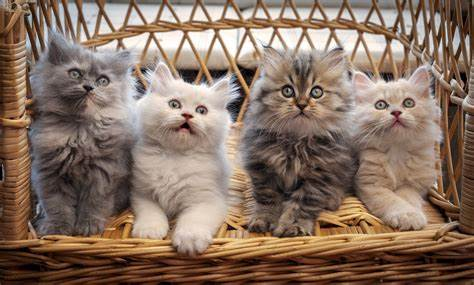
#> input picture Photos/cat.jpg, 474 x 285 px
$ python masking.py
#> lines starting #> are read from the running program, lines starting #| are printed output that depends on the picture; after the words box and inside, x2 and y2 are one past the last pixel; in counts of white or black regions, pixels touching at a corner belong together
"""
masking: use masking to focus on the certain part of an image.
"""

import cv2 as cv
import numpy as np

img = cv.imread('Photos/cat.jpg')
#> img is the input picture: shape (285, 474, 3); mean B, G, R 98.4, 113.5, 136
cv.imshow('imgWindow', img)


#!!!!!!!!!!! Noted: the mask size needs to be same as image size, hence blank used image's height and weight by using
# .shape[:2], and circleMask use the blank canvas. Other wise, it leads to error.
#!!!!!!!!!!!
blank = np.zeros(img.shape[:2], dtype='uint8')  #.shape[:2]--extract height and weight
cv.imshow('blankWin', blank)

circleMask = cv.circle(blank.copy(), (img.shape[1]//2, img.shape[0]//2), 100, 255, -1) #(img.shape[1]//2, img.shape[0]//2)
                                        #position of the image in canvas. This place circle at the center.
cv.imshow('maskWin', circleMask)
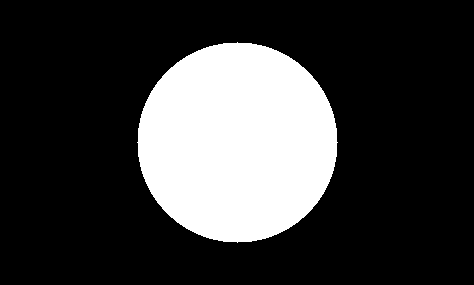
#> window 'maskWin': shape (285, 474); 23.3% white; 1 white region, box (x1, y1, x2, y2) and area: (137, 42, 338, 243) 31417
"""
1) "maskedImg = cv.bitwise_and(img, img, mask=masking)": returns intersection of two images, using the
   "mask" rule we specify from "masking = cv.circle(blank, (img.shape[1]//2, img.shape[0]//2), 100, 255, -1)"

2) Reason to pass in two "img": cv.bitwise_and function requires two images for the bitwise AND op, hence we should
   pass the same image twice if we want to apply a mask.
"""
maskedImg = cv.bitwise_and(img, img, mask=circleMask)
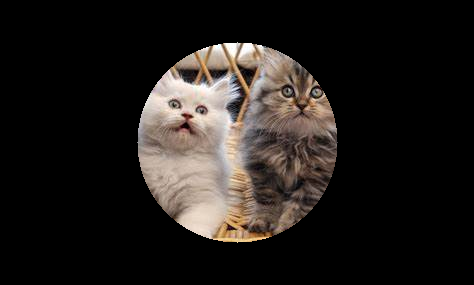
#> maskedImg: shape (285, 474, 3); mean B, G, R 27.2, 30.1, 34.3
cv.imshow('maskImgWin', maskedImg)


#************ create other shapes of the mask *************#
rectangle= cv.rectangle(blank.copy(), (30, 30), (280, 280), 255, -1)
cv.imshow('rectangleWin', rectangle)
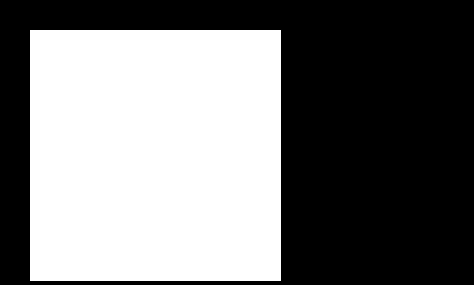
#> window 'rectangleWin': shape (285, 474); 46.6% white; 1 white region, box (x1, y1, x2, y2) and area: (30, 30, 281, 281) 63001

createAshape = cv.bitwise_and(circleMask, rectangle)
cv.imshow('otherShapeWin', createAshape)
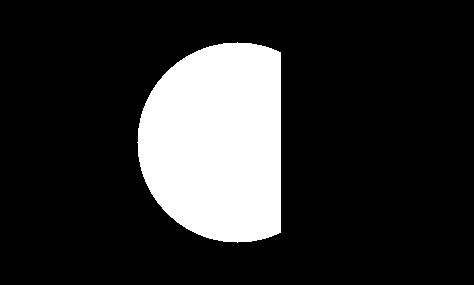
#> window 'otherShapeWin': shape (285, 474); 17.9% white; 1 white region, box (x1, y1, x2, y2) and area: (137, 42, 281, 243) 24124

otherShapeMasked = cv.bitwise_and(img, img, mask=createAshape)
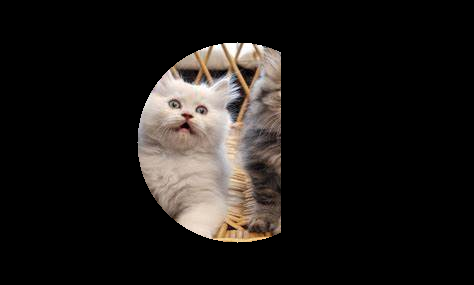
#> otherShapeMasked: shape (285, 474, 3); mean B, G, R 23.3, 25.6, 28.8
cv.imshow('otherShapeMaskedWin', otherShapeMasked)


cv.waitKey(0)

$ run again, with Photos/deer.jpg copied over Photos/cat.jpg
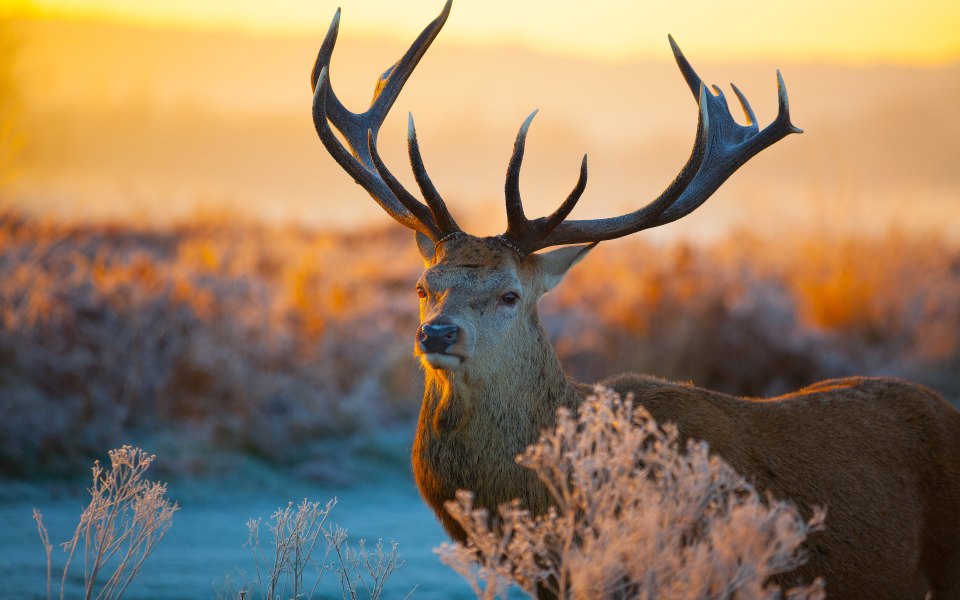
#> input picture Photos/deer.jpg, 2880 x 1800 px (shown at 1/3 size)
#> img is the input picture: shape (1800, 2880, 3); mean B, G, R 98, 125.2, 148.1
#> `cv.imshow('maskWin', circleMask)`:
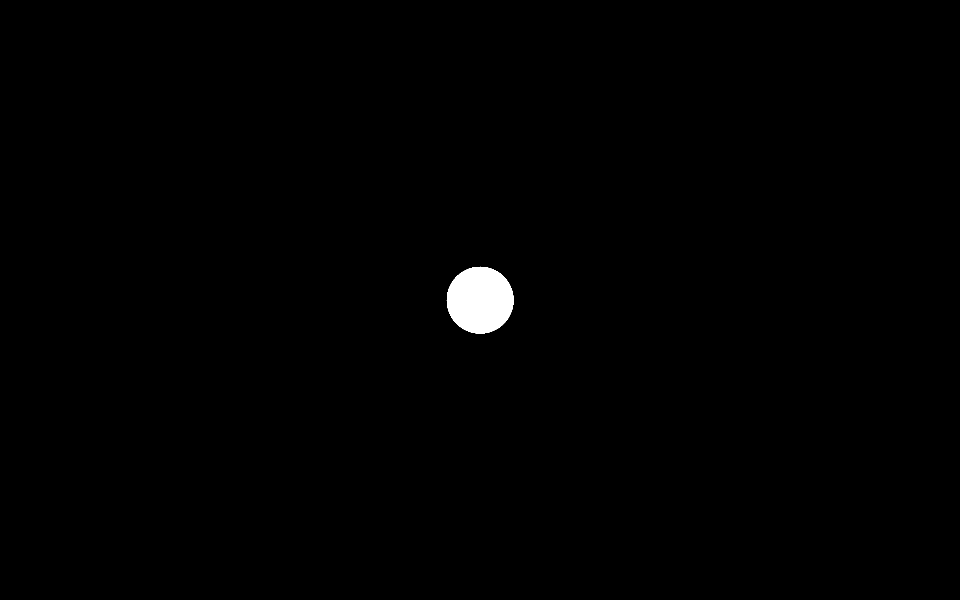
#> window 'maskWin': shape (1800, 2880) (shown at 1/3 size); 0.61% white; 1 white region, box (x1, y1, x2, y2) and area: (1340, 800, 1541, 1001) 31417
#> `cv.imshow('rectangleWin', rectangle)`:
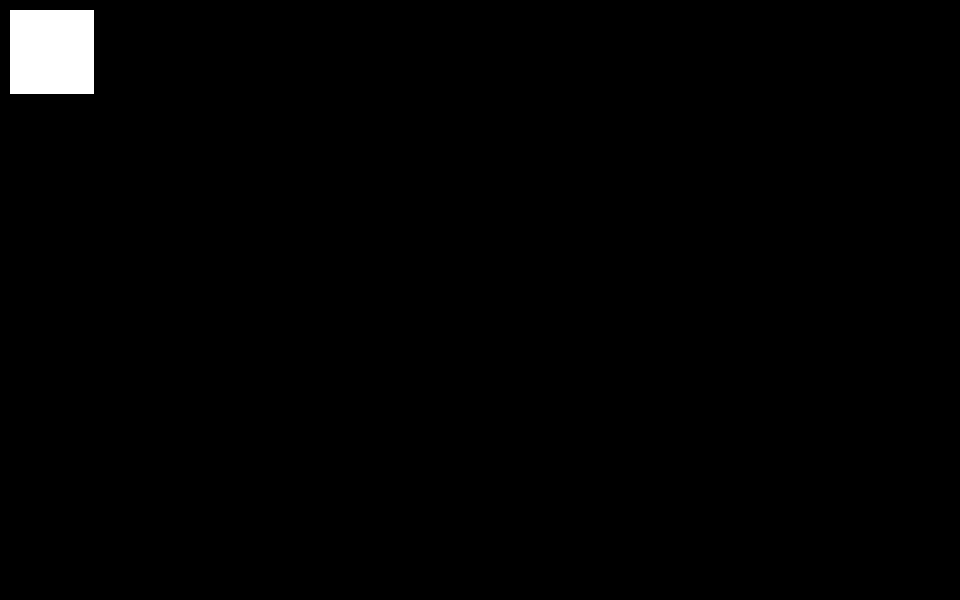
#> window 'rectangleWin': shape (1800, 2880) (shown at 1/3 size); 1.2% white; 1 white region, box (x1, y1, x2, y2) and area: (30, 30, 281, 281) 63001
#> otherShapeMasked: shape (1800, 2880, 3); every value is 0

$ run again, with Photos/fox.jpg copied over Photos/cat.jpg
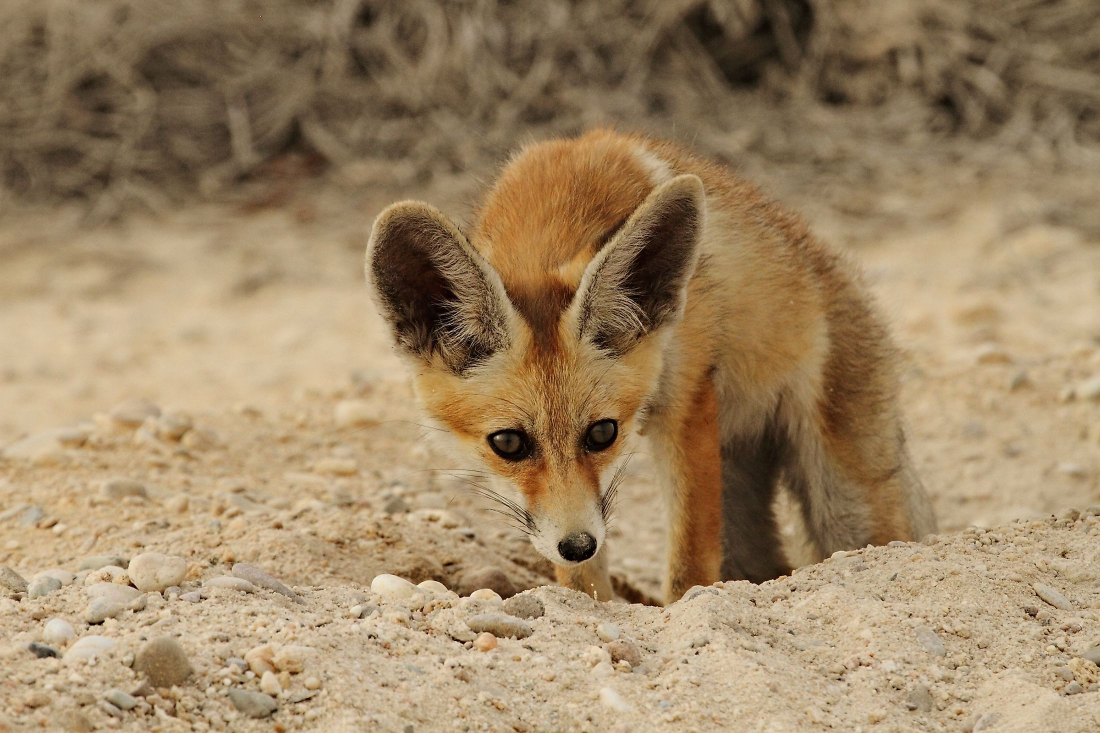
#> input picture Photos/fox.jpg, 2200 x 1466 px (shown at 1/2 size)
#> img is the input picture: shape (1466, 2200, 3); mean B, G, R 101.1, 134, 157.9
#> `cv.imshow('maskWin', circleMask)`:
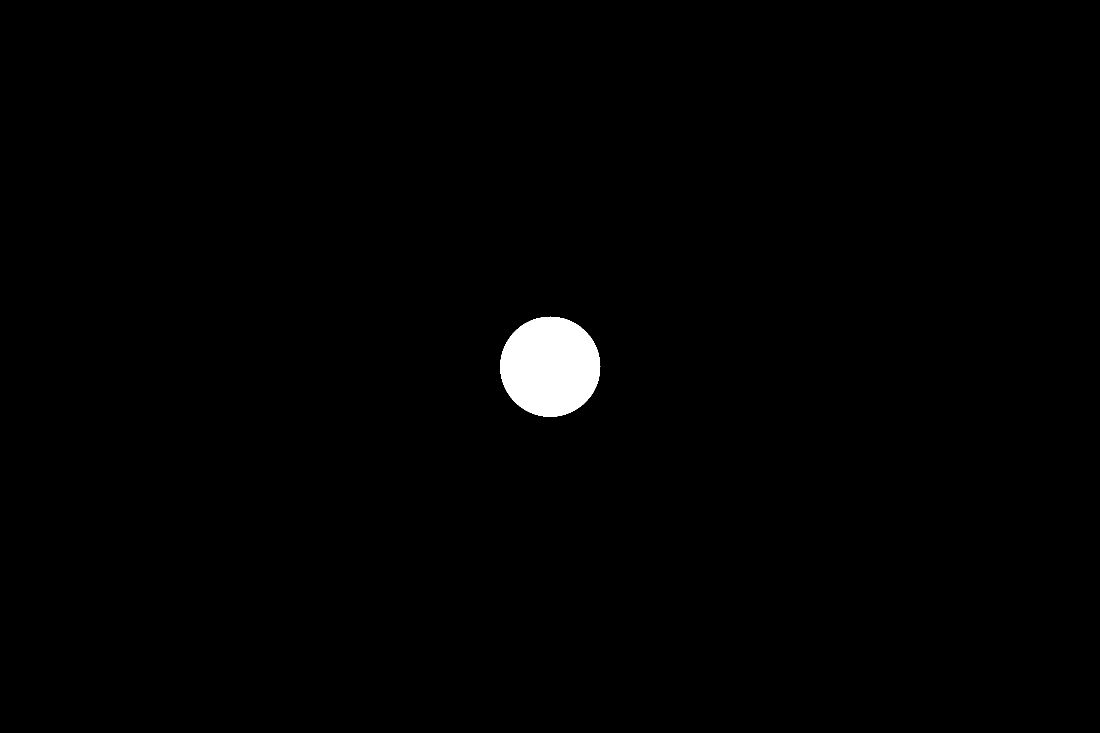
#> window 'maskWin': shape (1466, 2200) (shown at 1/2 size); 0.97% white; 1 white region, box (x1, y1, x2, y2) and area: (1000, 633, 1201, 834) 31417
#> `cv.imshow('rectangleWin', rectangle)`:
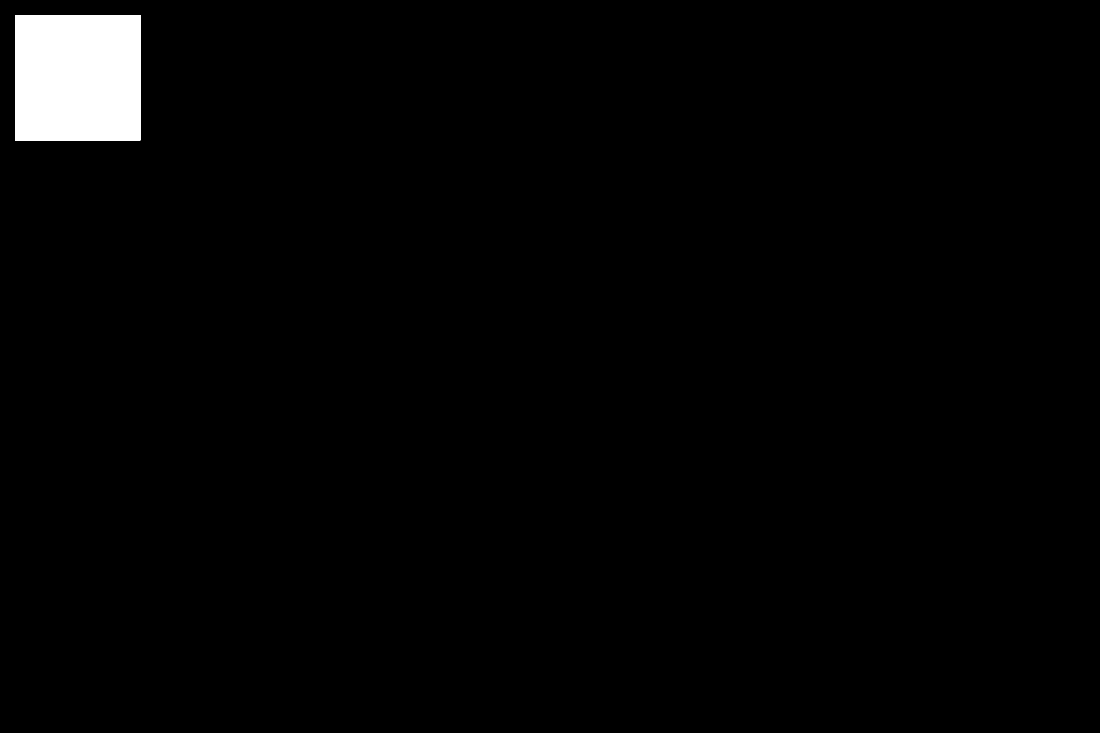
#> window 'rectangleWin': shape (1466, 2200) (shown at 1/2 size); 2% white; 1 white region, box (x1, y1, x2, y2) and area: (30, 30, 281, 281) 63001
#> otherShapeMasked: shape (1466, 2200, 3); every value is 0

$ run again, with Photos/leopard.jpg copied over Photos/cat.jpg
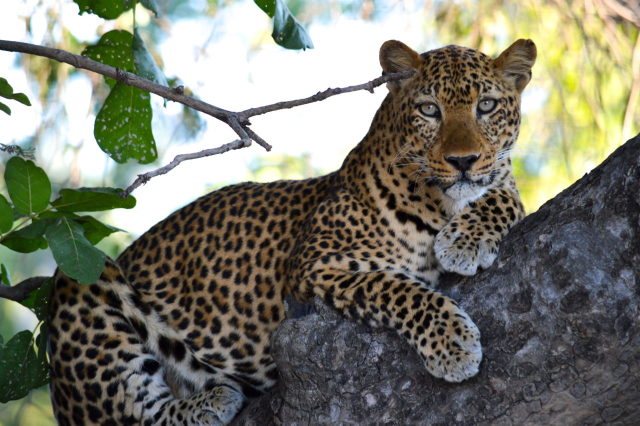
#> input picture Photos/leopard.jpg, 1280 x 851 px (shown at 1/2 size)
#> img is the input picture: shape (851, 1280, 3); mean B, G, R 108.9, 121.7, 121.2
#> `cv.imshow('maskWin', circleMask)`:
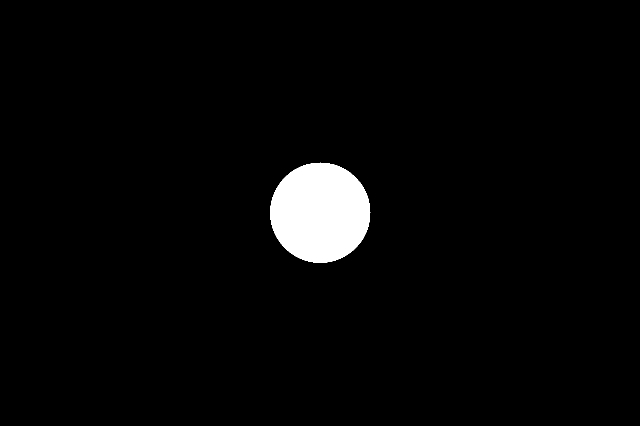
#> window 'maskWin': shape (851, 1280) (shown at 1/2 size); 2.9% white; 1 white region, box (x1, y1, x2, y2) and area: (540, 325, 741, 526) 31417
#> `cv.imshow('rectangleWin', rectangle)`:
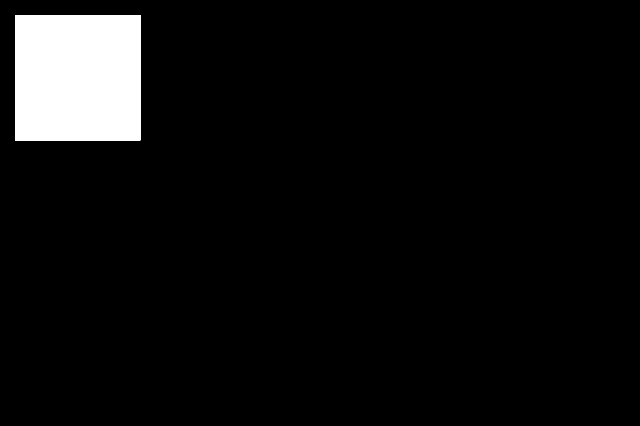
#> window 'rectangleWin': shape (851, 1280) (shown at 1/2 size); 5.8% white; 1 white region, box (x1, y1, x2, y2) and area: (30, 30, 281, 281) 63001
#> otherShapeMasked: shape (851, 1280, 3); every value is 0
